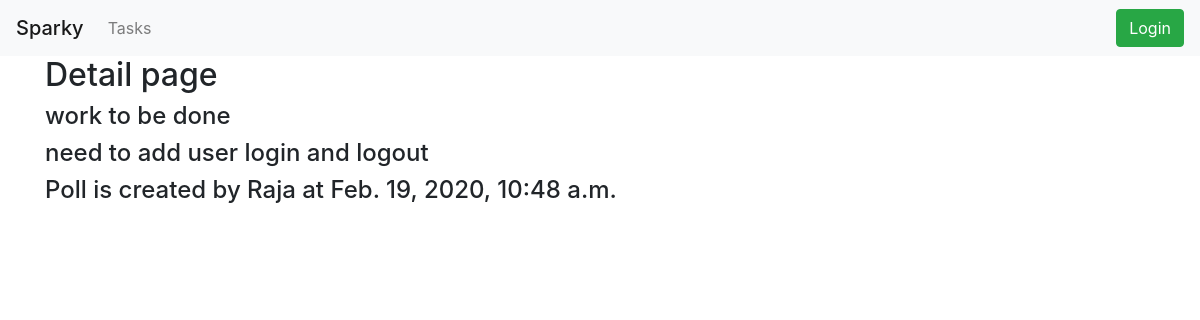
Page /1/detail/ on the committed database.
### taskassign/models.py (models this page shows, shortened)
class tasks(models.Model):
    title = models.TextField(null=False, blank=False)
    description = models.TextField(null= True, blank = True)
    status = models.CharField(default='inactive', max_length=10)
    created_by = models.ForeignKey(User, null=True, blank=True, on_delete=models.CASCADE)
    start_date = models.DateTimeField(null=True, blank=True)
    end_date = models.DateTimeField(null=True, blank=True)
    created_at = models.DateTimeField(auto_now_add=True)

### taskassign/views.py (the view)
# urls.py: path('<int:id>/detail/', task_detail, name = "task_detail"),
def task_detail(request, id = None):
    context = {}
    try:
        task = tasks.objects.get(id = id)
    except:
        raise Http404
    context['task'] = task
    return render(request, "task/task_detail.html" , context)

### templates/task/task_detail.html
{% extends 'base.html' %}
{% block content %}
<h2> Detail page</h2>
<h4>{{task.title }}</h4>
<h4> {{task.description}}</h4>
<h4>Poll is created by {{task.created_by}} at {{task.created_at}}</h4>
{% endblock content %}

### rows in the picture
tasks: title "work to be done", description "need to add user login and logout", created_by "Raja", created_at "Feb. 19, 2020, 10:48 a.m."
